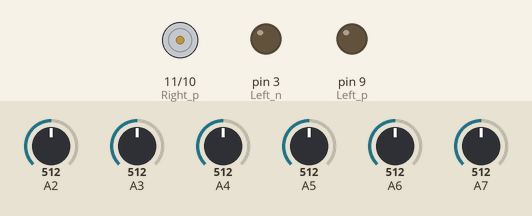
Bench run of a sketch on a simulated Arduino Nano, built with avr-gcc and run on an emulated ATmega328P. Shown: motor-driver pin pairs drawn as motors (green arrow = first pin HIGH = forward, orange = second pin HIGH = backward, longer = more drive), output pins drawn as LEDs (lit = HIGH). The test bench sets the inputs (shaded band); at power-on: A3 = 512, A2 = 512, A4 = 512, A5 = 512, A6 = 512, A7 = 512.

Above: at 1.2 s.
1.3 s: A3 set to 484
At 2.5 s:
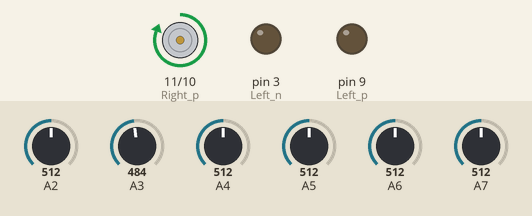
Timing chart, 0 to 4.3 s (numbered marks = the images above; inputs shaded):
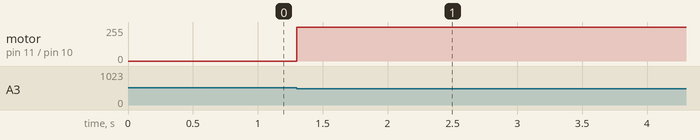

The sketch:

fluxes_first_round.ino
```cpp
int th = 500;
int Left_p=9;
int Left_n=3;
int Right_p=11;
int Right_n=10;
int spd = 255;
// best case
// white > th
// black < th
void setup() {

  // put your setup code here, to run once:
Serial.begin(9600);
pinMode(Left_p,OUTPUT);
pinMode(Left_n,OUTPUT);
pinMode(Right_p,OUTPUT);
pinMode(Right_n,OUTPUT);
}

void loop() {
  // put your main code here, to run repeatedly:
int s1 = analogRead(A2);
int s2 = analogRead(A3);
int s3 = analogRead(A4);
int s4 = analogRead(A5);
int s5 = analogRead(A6);
int s6 = analogRead(A7);
if(s1<th and s2 <th and s4<th and s5 < th and s3< th){
  fa(spd); // T

  }
//if(s1<th and s2 <th and s3<th and s6 < th and s4> th and s5>th){
//  la(spd); // F
//  delay(240);
//  }


if(s1>th and s2 >th and s3< th and s4>th and s5 > th){
  fa(spd);
  }

if(s1>th and s2 <th and s3>th and  s4>th and s5 > th){
  la(spd);
  }

if(s1>th and s2 >th and s3>th and s4<th and s5 > th){
  ra(spd);
  }

if(s1<th and s2 <th and s4>th and s5 > th){
  la(spd); // 90
   delay(35);
  }

if(s1>th and s2 >th and s4<th and s5 < th ){
  ra(spd); // 90
   delay(35);
  }


}

 void fa(int sp)
 {
  analogWrite(Left_p,sp);
   analogWrite(Left_n,0);
   analogWrite(Right_p,sp);// forward
   analogWrite(Right_n,0);

}

void ba(int sp)
 {
analogWrite(Left_p,0);
     analogWrite(Left_n,sp);
     analogWrite(Right_p,0); // backward
     analogWrite(Right_n,sp);
}
void la(int sp)
 {
 analogWrite(Left_p,0);
     analogWrite(Left_n,0);
     analogWrite(Right_p,sp);
     analogWrite(Right_n,0);
}
void ra(int sp)
 {
  analogWrite(Left_p,sp);
     analogWrite(Left_n,0);
     analogWrite(Right_p,0);
     analogWrite(Right_n,0);
 }

 void ua(int sp)
 {
  analogWrite(Left_p,sp);
     analogWrite(Left_n,0);
     analogWrite(Right_p,0);
     analogWrite(Right_n,sp);
 }
```

Measured:
- the behaviour switches between 500 and 499 on A3 (found by bisection; images 0 and 1)
- after the input at 1.3 s, motor on pin 11 (Right_p) / pin 10 (Right_n): stopped → forward 255/255 at once
